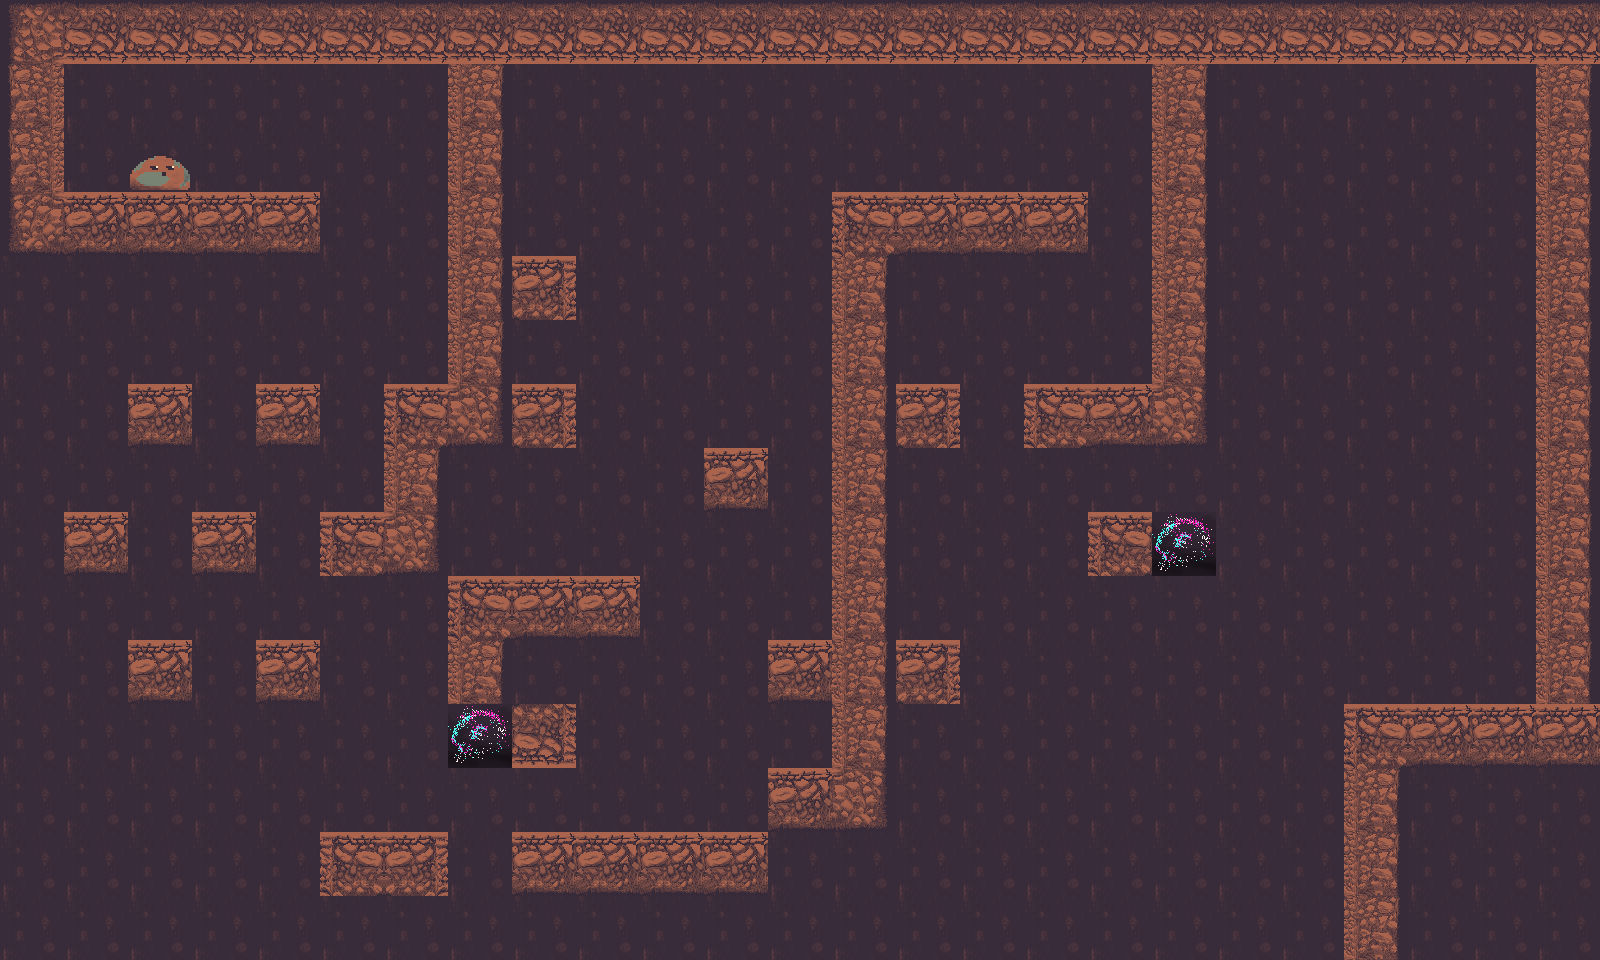

The image is a tile-based game level rendered from a .tmx file. Its description and complete source (layers, tilesets, objects, tile grids) follow:
An orthogonal 25x15 tile map with 64x64 px tiles, 3 tile layers (Background, Map, Player), 4 tilesets.

<map version="1.10" tiledversion="1.10.2" orientation="orthogonal" renderorder="right-down" width="25" height="15" tilewidth="64" tileheight="64" infinite="0" nextlayerid="4" nextobjectid="1">
 <properties>
  <property name="Minimum Spread Delay" value="0.9" />
  <property name="Spread Rate" value="1" />
 </properties>
 <tileset firstgid="1" name="Player" tilewidth="64" tileheight="64" tilecount="1" columns="0">
  <grid orientation="orthogonal" width="1" height="1" />
  <tile id="0">
   <image width="64" height="64" source="../../player/idle/idle01.png" />
  </tile>
 </tileset>
 <tileset firstgid="2" name="Dark Matter" class="source" tilewidth="64" tileheight="64" tilecount="4" columns="0">
  <grid orientation="orthogonal" width="1" height="1" />
  <tile id="0" type="source">
   <image width="64" height="64" source="../../blocks/dark_matter_source/dark_matter_source1.png" />
  </tile>
  <tile id="1" type="source">
   <image width="64" height="64" source="../../blocks/dark_matter_source/dark_matter_source2.png" />
  </tile>
  <tile id="2" type="source">
   <image width="64" height="64" source="../../blocks/dark_matter_source/dark_matter_source3.png" />
  </tile>
  <tile id="3" type="source">
   <image width="64" height="64" source="../../blocks/dark_matter_source/dark_matter_source4.png" />
  </tile>
 </tileset>
 <tileset firstgid="6" name="Blocks" class="solid" tilewidth="192" tileheight="192" tilecount="13" columns="0">
  <grid orientation="orthogonal" width="1" height="1" />
  <tile id="0">
   <image width="192" height="192" source="../../blocks/permanent_blocks/combined_tiles.png" />
  </tile>
  <tile id="1" type="solid">
   <image width="64" height="64" source="../../blocks/permanent_blocks/connector_tile_bottomleft.png" />
  </tile>
  <tile id="2" type="solid">
   <image width="64" height="64" source="../../blocks/permanent_blocks/connector_tile_bottomright.png" />
  </tile>
  <tile id="3" type="solid">
   <image width="64" height="64" source="../../blocks/permanent_blocks/connector_tile_upleft.png" />
  </tile>
  <tile id="4" type="solid">
   <image width="64" height="64" source="../../blocks/permanent_blocks/connector_tile_upright.png" />
  </tile>
  <tile id="5" type="solid">
   <image width="64" height="64" source="../../blocks/permanent_blocks/tiles_bottomleft.png" />
  </tile>
  <tile id="6" type="solid">
   <image width="64" height="64" source="../../blocks/permanent_blocks/tiles_bottomright.png" />
  </tile>
  <tile id="7" type="solid">
   <image width="64" height="64" source="../../blocks/permanent_blocks/tiles_inverted.png" />
  </tile>
  <tile id="8" type="solid">
   <image width="64" height="64" source="../../blocks/permanent_blocks/tiles_topleft.png" />
  </tile>
  <tile id="9" type="solid">
   <image width="64" height="64" source="../../blocks/permanent_blocks/tiles_topright.png" />
  </tile>
  <tile id="10" type="solid">
   <image width="64" height="64" source="../../blocks/permanent_blocks/tiles_vertical_left.png" />
  </tile>
  <tile id="11" type="solid">
   <image width="64" height="64" source="../../blocks/permanent_blocks/tiles_vertical_right.png" />
  </tile>
  <tile id="12" type="solid">
   <image width="64" height="64" source="../../blocks/permanent_blocks/tiles.png" />
  </tile>
 </tileset>
 <tileset firstgid="19" name="Background" tilewidth="64" tileheight="64" tilecount="4" columns="0">
  <grid orientation="orthogonal" width="1" height="1" />
  <tile id="0">
   <image width="64" height="64" source="../../blocks/permanent_blocks/bg.png" />
  </tile>
  <tile id="1">
   <image width="64" height="64" source="../../blocks/cave_wall/cave_wall.png" />
  </tile>
  <tile id="2">
   <image width="64" height="64" source="../../blocks/air_blocks/air_block_alt.png" />
  </tile>
  <tile id="3">
   <image width="64" height="64" source="../../blocks/air_blocks/air_block.png" />
  </tile>
 </tileset>
 <layer id="2" name="Background" width="25" height="15" locked="1">
  <data encoding="csv">
20,20,20,20,20,20,20,20,20,20,20,20,20,20,20,20,20,20,20,20,20,20,20,20,20,
20,20,20,20,20,20,20,20,20,20,20,20,20,20,20,20,20,20,20,20,20,20,20,20,20,
20,20,20,20,20,20,20,20,20,20,20,20,20,20,20,20,20,20,20,20,20,20,20,20,20,
20,20,20,20,20,20,20,20,20,20,20,20,20,20,20,20,20,20,20,20,20,20,20,20,20,
20,20,20,20,20,20,20,20,20,20,20,20,20,20,20,20,20,20,20,20,20,20,20,20,20,
20,20,20,20,20,20,20,20,20,20,20,20,20,20,20,20,20,20,20,20,20,20,20,20,20,
20,20,20,20,20,20,20,20,20,20,20,20,20,20,20,20,20,20,20,20,20,20,20,20,20,
20,20,20,20,20,20,20,20,20,20,20,20,20,20,20,20,20,20,20,20,20,20,20,20,20,
20,20,20,20,20,20,20,20,20,20,20,20,20,20,20,20,20,20,20,20,20,20,20,20,20,
20,20,20,20,20,20,20,20,20,20,20,20,20,20,20,20,20,20,20,20,20,20,20,20,20,
20,20,20,20,20,20,20,20,20,20,20,20,20,20,20,20,20,20,20,20,20,20,20,20,20,
20,20,20,20,20,20,20,20,20,20,20,20,20,20,20,20,20,20,20,20,20,20,20,20,20,
20,20,20,20,20,20,20,20,20,20,20,20,20,20,20,20,20,20,20,20,20,20,20,20,20,
20,20,20,20,20,20,20,20,20,20,20,20,20,20,20,20,20,20,20,20,20,20,20,20,20,
20,20,20,20,20,20,20,20,20,20,20,20,20,20,20,20,20,20,20,20,20,20,20,20,20
</data>
 </layer>
 <layer id="3" name="Map" width="25" height="15">
  <data encoding="csv">
8,13,13,13,13,13,13,13,13,13,13,13,13,13,13,13,13,13,13,13,13,13,13,13,13,
17,0,0,0,0,0,0,16,0,0,0,0,0,0,0,0,0,0,16,0,0,0,0,0,16,
17,0,0,0,0,0,0,16,0,0,0,0,0,0,0,0,0,0,16,0,0,0,0,0,16,
10,18,18,18,18,0,0,16,0,0,0,0,0,14,18,18,18,0,16,0,0,0,0,0,16,
0,0,0,0,0,0,0,16,15,0,0,0,0,16,0,0,0,0,16,0,0,0,0,0,16,
0,0,0,0,0,0,0,16,0,0,0,0,0,16,0,0,0,0,16,0,0,0,0,0,16,
0,0,18,0,18,0,14,9,15,0,0,0,0,16,15,0,14,18,9,0,0,0,0,0,16,
0,0,0,0,0,0,16,0,0,0,0,18,0,16,0,0,0,0,0,0,0,0,0,0,16,
0,18,0,18,0,14,9,0,0,0,0,0,0,16,0,0,0,14,2,0,0,0,0,0,16,
0,0,0,0,0,0,0,14,18,18,0,0,0,16,0,0,0,0,0,0,0,0,0,0,16,
0,0,18,0,18,0,0,16,0,0,0,0,18,16,15,0,0,0,0,0,0,0,0,0,16,
0,0,0,0,0,0,0,2,12,0,0,0,0,16,0,0,0,0,0,0,0,14,18,18,18,
0,0,0,0,0,0,0,0,0,0,0,0,18,9,0,0,0,0,0,0,0,16,0,0,0,
0,0,0,0,0,14,15,0,18,18,18,18,0,0,0,0,0,0,0,0,0,16,0,0,0,
0,0,0,0,0,0,0,0,0,0,0,0,0,0,0,0,0,0,0,0,0,16,0,0,0
</data>
 </layer>
 <layer id="1" name="Player" width="25" height="15" locked="1">
  <data encoding="csv">
0,0,0,0,0,0,0,0,0,0,0,0,0,0,0,0,0,0,0,0,0,0,0,0,0,
0,0,0,0,0,0,0,0,0,0,0,0,0,0,0,0,0,0,0,0,0,0,0,0,0,
0,0,1,0,0,0,0,0,0,0,0,0,0,0,0,0,0,0,0,0,0,0,0,0,0,
0,0,0,0,0,0,0,0,0,0,0,0,0,0,0,0,0,0,0,0,0,0,0,0,0,
0,0,0,0,0,0,0,0,0,0,0,0,0,0,0,0,0,0,0,0,0,0,0,0,0,
0,0,0,0,0,0,0,0,0,0,0,0,0,0,0,0,0,0,0,0,0,0,0,0,0,
0,0,0,0,0,0,0,0,0,0,0,0,0,0,0,0,0,0,0,0,0,0,0,0,0,
0,0,0,0,0,0,0,0,0,0,0,0,0,0,0,0,0,0,0,0,0,0,0,0,0,
0,0,0,0,0,0,0,0,0,0,0,0,0,0,0,0,0,0,0,0,0,0,0,0,0,
0,0,0,0,0,0,0,0,0,0,0,0,0,0,0,0,0,0,0,0,0,0,0,0,0,
0,0,0,0,0,0,0,0,0,0,0,0,0,0,0,0,0,0,0,0,0,0,0,0,0,
0,0,0,0,0,0,0,0,0,0,0,0,0,0,0,0,0,0,0,0,0,0,0,0,0,
0,0,0,0,0,0,0,0,0,0,0,0,0,0,0,0,0,0,0,0,0,0,0,0,0,
0,0,0,0,0,0,0,0,0,0,0,0,0,0,0,0,0,0,0,0,0,0,0,0,0,
0,0,0,0,0,0,0,0,0,0,0,0,0,0,0,0,0,0,0,0,0,0,0,0,0
</data>
 </layer>
</map>
